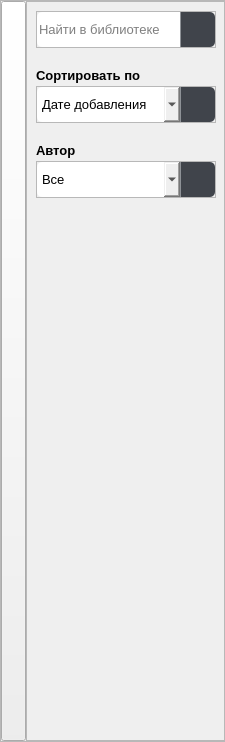
                     <widget class="QFrame" name="libraryFiltersPanel">
                      <property name="minimumSize">
                       <size>
                        <width>225</width>
                        <height>0</height>
                       </size>
                      </property>
                      <property name="maximumSize">
                       <size>
                        <width>25</width>
                        <height>16777215</height>
                       </size>
                      </property>
                      <property name="frameShape">
                       <enum>QFrame::StyledPanel</enum>
                      </property>
                      <property name="frameShadow">
                       <enum>QFrame::Raised</enum>
                      </property>
                      <layout class="QHBoxLayout" name="horizontalLayout_15">
                       <property name="spacing">
                        <number>0</number>
                       </property>
                       <property name="leftMargin">
                        <number>0</number>
                       </property>
                       <property name="topMargin">
                        <number>0</number>
                       </property>
                       <property name="rightMargin">
                        <number>0</number>
                       </property>
                       <property name="bottomMargin">
                        <number>0</number>
                       </property>
                       <item>
                        <widget class="QPushButton" name="toggleBooksFilterPanelBtn">
                         <property name="sizePolicy">
                          <sizepolicy hsizetype="Minimum" vsizetype="Expanding">
                           <horstretch>0</horstretch>
                           <verstretch>0</verstretch>
                          </sizepolicy>
                         </property>
                         <property name="minimumSize">
                          <size>
                           <width>25</width>
                           <height>0</height>
                          </size>
                         </property>
                         <property name="maximumSize">
                          <size>
                           <width>25</width>
                           <height>16777215</height>
                          </size>
                         </property>
                         <property name="text">
                          <string/>
                         </property>
                         <property name="icon">
                          <iconset resource="resources/icons.qrc">
                           <normaloff>:/other/angle_right.svg</normaloff>:/other/angle_right.svg</iconset>
                         </property>
                         <property name="iconSize">
                          <size>
                           <width>14</width>
                           <height>14</height>
                          </size>
                         </property>
                        </widget>
                       </item>
                       <item>
                        <widget class="QFrame" name="libraryFiltersFrame">
                         <property name="minimumSize">
                          <size>
                           <width>200</width>
                           <height>0</height>
                          </size>
                         </property>
                         <property name="maximumSize">
                          <size>
                           <width>0</width>
                           <height>16777215</height>
                          </size>
                         </property>
                         <property name="frameShape">
                          <enum>QFrame::StyledPanel</enum>
                         </property>
                         <property name="frameShadow">
                          <enum>QFrame::Raised</enum>
                         </property>
                         <layout class="QVBoxLayout" name="verticalLayout_16">
                          <property name="spacing">
                           <number>20</number>
                          </property>
                          <item>
                           <widget class="QFrame" name="searchField">
                            <property name="styleSheet">
                             <string notr="true">QLineEdit {
	border-radius: 0px;
	border-top-left-radius: 5px;
	border-bottom-left-radius: 5px;
}
QPushButton {
	background-color: rgb(64, 68, 75);
	border-radius: 0px;
	border-top-right-radius: 5px;
	border-bottom-right-radius: 5px;
	border-left: 1px solid #8E9297;
	padding-left: 2px;
	padding-right: 2px;
}
QPushButton:hover {
	background-color: rgb(50, 53, 59);
}
QPushButton:pressed {
	margin-bottom: -1px;
}</string>
                            </property>
                            <property name="frameShape">
                             <enum>QFrame::StyledPanel</enum>
                            </property>
                            <property name="frameShadow">
                             <enum>QFrame::Raised</enum>
                            </property>
                            <layout class="QHBoxLayout" name="horizontalLayout_16">
                             <property name="spacing">
                              <number>0</number>
                             </property>
                             <property name="leftMargin">
                              <number>0</number>
                             </property>
                             <property name="topMargin">
                              <number>0</number>
                             </property>
                             <property name="rightMargin">
                              <number>0</number>
                             </property>
                             <property name="bottomMargin">
                              <number>0</number>
                             </property>
                             <item>
                              <widget class="QLineEdit" name="searchBookLineEdit">
                               <property name="minimumSize">
                                <size>
                                 <width>0</width>
                                 <height>35</height>
                                </size>
                               </property>
                               <property name="maximumSize">
                                <size>
                                 <width>16777215</width>
                                 <height>35</height>
                                </size>
                               </property>
                               <property name="font">
                                <font>
                                 <family>Arial</family>
                                 <pointsize>10</pointsize>
                                </font>
                               </property>
                               <property name="text">
                                <string/>
                               </property>
                               <property name="placeholderText">
                                <string>Найти в библиотеке</string>
                               </property>
                              </widget>
                             </item>
                             <item>
                              <widget class="QPushButton" name="searchBookBtn">
                               <property name="minimumSize">
                                <size>
                                 <width>35</width>
                                 <height>35</height>
                                </size>
                               </property>
                               <property name="maximumSize">
                                <size>
                                 <width>35</width>
                                 <height>35</height>
                                </size>
                               </property>
                               <property name="font">
                                <font>
                                 <family>Arial</family>
                                 <pointsize>13</pointsize>
                                 <weight>75</weight>
                                 <bold>true</bold>
                                </font>
                               </property>
                               <property name="text">
                                <string/>
                               </property>
                               <property name="icon">
                                <iconset resource="resources/icons.qrc">
                                 <normaloff>:/menu/search.svg</normaloff>:/menu/search.svg</iconset>
                               </property>
                               <property name="iconSize">
                                <size>
                                 <width>28</width>
                                 <height>28</height>
                                </size>
                               </property>
                              </widget>
                             </item>
                            </layout>
                           </widget>
                          </item>
                          <item>
                           <layout class="QVBoxLayout" name="verticalLayout_8">
                            <property name="spacing">
                             <number>3</number>
                            </property>
                            <item>
                             <widget class="QLabel" name="label_2">
                              <property name="font">
                               <font>
                                <family>Arial</family>
                                <pointsize>10</pointsize>
                                <weight>75</weight>
                                <bold>true</bold>
                               </font>
                              </property>
                              <property name="text">
                               <string>Сортировать по</string>
                              </property>
                             </widget>
                            </item>
                            <item>
                             <widget class="QFrame" name="sortByFrame">
                              <property name="styleSheet">
                               <string notr="true">QComboBox {
	border-radius: 0px;
	border-top-left-radius: 5px;
	border-bottom-left-radius: 5px;
}
QPushButton {
	background-color: rgb(64, 68, 75);
	border-radius: 0px;
	border-top-right-radius: 5px;
	border-bottom-right-radius: 5px;
	border-left: 1px solid #8E9297;
	padding-left: 2px;
	padding-right: 2px;
}
QPushButton:hover {
	background-color: rgb(50, 53, 59);
}
QPushButton:pressed {
	margin-bottom: -1px;
}</string>
                              </property>
                              <property name="frameShape">
                               <enum>QFrame::StyledPanel</enum>
                              </property>
                              <property name="frameShadow">
                               <enum>QFrame::Raised</enum>
                              </property>
                              <layout class="QHBoxLayout" name="horizontalLayout_17">
                               <property name="spacing">
                                <number>0</number>
                               </property>
                               <property name="leftMargin">
                                <number>0</number>
                               </property>
                               <property name="topMargin">
                                <number>0</number>
                               </property>
                               <property name="rightMargin">
                                <number>0</number>
                               </property>
                               <property name="bottomMargin">
                                <number>0</number>
                               </property>
                               <item>
                                <widget class="QComboBox" name="sortBy">
                                 <property name="minimumSize">
                                  <size>
                                   <width>0</width>
                                   <height>35</height>
                                  </size>
                                 </property>
                                 <property name="maximumSize">
                                  <size>
                                   <width>16777215</width>
                                   <height>35</height>
                                  </size>
                                 </property>
                                 <property name="font">
                                  <font>
                                   <family>Arial</family>
                                   <pointsize>10</pointsize>
                                  </font>
                                 </property>
                                 <item>
                                  <property name="text">
                                   <string>Дате добавления</string>
                                  </property>
                                 </item>
                                 <item>
                                  <property name="text">
                                   <string>Названию</string>
                                  </property>
                                 </item>
                                 <item>
                                  <property name="text">
                                   <string>Автору</string>
                                  </property>
                                 </item>
                                </widget>
                               </item>
                               <item>
                                <widget class="QPushButton" name="invertSortBtn">
                                 <property name="minimumSize">
                                  <size>
                                   <width>35</width>
                                   <height>35</height>
                                  </size>
                                 </property>
                                 <property name="maximumSize">
                                  <size>
                                   <width>35</width>
                                   <height>35</height>
                                  </size>
                                 </property>
                                 <property name="icon">
                                  <iconset resource="resources/icons.qrc">
                                   <normaloff>:/other/sort_down.svg</normaloff>:/other/sort_down.svg</iconset>
                                 </property>
                                 <property name="iconSize">
                                  <size>
                                   <width>28</width>
                                   <height>28</height>
                                  </size>
                                 </property>
                                </widget>
                               </item>
                              </layout>
                             </widget>
                            </item>
                           </layout>
                          </item>
                          <item>
                           <layout class="QVBoxLayout" name="verticalLayout_15">
                            <property name="spacing">
                             <number>3</number>
                            </property>
                            <item>
                             <widget class="QLabel" name="label_3">
                              <property name="font">
                               <font>
                                <family>Arial</family>
                                <pointsize>10</pointsize>
                                <weight>75</weight>
                                <bold>true</bold>
                               </font>
                              </property>
                              <property name="text">
                               <string>Автор</string>
                              </property>
                             </widget>
                            </item>
                            <item>
                             <widget class="QFrame" name="sortAuthorFrame">
                              <property name="styleSheet">
                               <string notr="true">QComboBox {
	border-radius: 0px;
	border-top-left-radius: 5px;
	border-bottom-left-radius: 5px;
}
QPushButton {
	background-color: rgb(64, 68, 75);
	border-radius: 0px;
	border-top-right-radius: 5px;
	border-bottom-right-radius: 5px;
	border-left: 1px solid #8E9297;
	padding-left: 2px;
	padding-right: 2px;
}
QPushButton:hover {
	background-color: rgb(50, 53, 59);
}
QPushButton:pressed {
	margin-bottom: -1px;
}</string>
                              </property>
                              <property name="frameShape">
                               <enum>QFrame::StyledPanel</enum>
                              </property>
                              <property name="frameShadow">
                               <enum>QFrame::Raised</enum>
                              </property>
                              <layout class="QHBoxLayout" name="horizontalLayout_18">
                               <property name="spacing">
                                <number>0</number>
                               </property>
                               <property name="leftMargin">
                                <number>0</number>
                               </property>
                               <property name="topMargin">
                                <number>0</number>
                               </property>
                               <property name="rightMargin">
                                <number>0</number>
                               </property>
                               <property name="bottomMargin">
                                <number>0</number>
                               </property>
                               <item>
                                <widget class="QComboBox" name="sortAuthor">
                                 <property name="minimumSize">
                                  <size>
                                   <width>0</width>
                                   <height>35</height>
                                  </size>
                                 </property>
                                 <property name="maximumSize">
                                  <size>
                                   <width>16777215</width>
                                   <height>35</height>
                                  </size>
                                 </property>
                                 <property name="font">
                                  <font>
                                   <family>Arial</family>
                                   <pointsize>10</pointsize>
                                  </font>
                                 </property>
                                 <item>
                                  <property name="text">
                                   <string>Все</string>
                                  </property>
                                 </item>
                                </widget>
                               </item>
                               <item>
                                <widget class="QPushButton" name="clearSortAuthorBtn">
                                 <property name="minimumSize">
                                  <size>
                                   <width>35</width>
                                   <height>35</height>
                                  </size>
                                 </property>
                                 <property name="maximumSize">
                                  <size>
                                   <width>35</width>
                                   <height>35</height>
                                  </size>
                                 </property>
                                 <property name="icon">
                                  <iconset resource="resources/icons.qrc">
                                   <normaloff>:/other/x.svg</normaloff>:/other/x.svg</iconset>
                                 </property>
                                 <property name="iconSize">
                                  <size>
                                   <width>28</width>
                                   <height>28</height>
                                  </size>
                                 </property>
                                </widget>
                               </item>
                              </layout>
                             </widget>
                            </item>
                           </layout>
                          </item>
                          <item>
                           <spacer name="verticalSpacer_3">
                            <property name="orientation">
                             <enum>Qt::Vertical</enum>
                            </property>
                            <property name="sizeHint" stdset="0">
                             <size>
                              <width>20</width>
                              <height>533</height>
                             </size>
                            </property>
                           </spacer>
                          </item>
                         </layout>
                        </widget>
                       </item>
                      </layout>
                     </widget>
